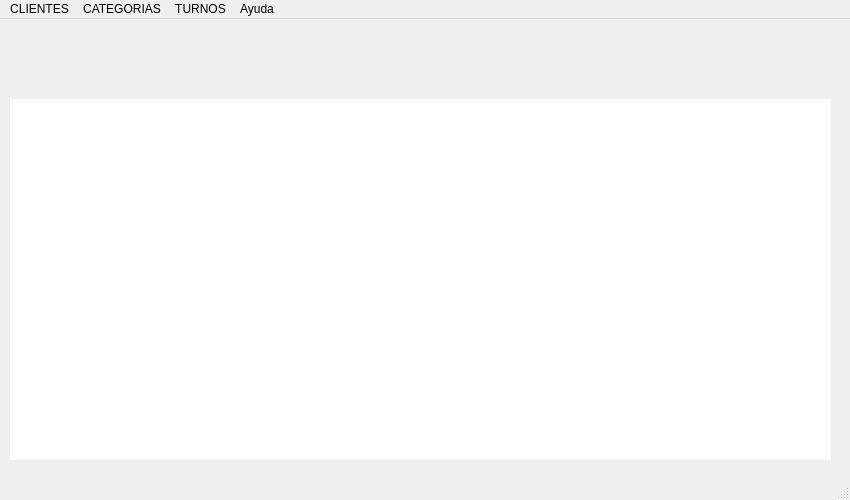
<?xml version="1.0" encoding="UTF-8"?>
<ui version="4.0">
 <class>MainWindow</class>
 <widget class="QMainWindow" name="MainWindow">
  <property name="windowModality">
   <enum>Qt::NonModal</enum>
  </property>
  <property name="geometry">
   <rect>
    <x>0</x>
    <y>0</y>
    <width>850</width>
    <height>500</height>
   </rect>
  </property>
  <property name="minimumSize">
   <size>
    <width>850</width>
    <height>500</height>
   </size>
  </property>
  <property name="maximumSize">
   <size>
    <width>850</width>
    <height>500</height>
   </size>
  </property>
  <property name="windowTitle">
   <string>MainWindow</string>
  </property>
  <property name="windowIcon">
   <iconset>
    <normaloff>img/hospital-3_icon-icons.com_66075.png</normaloff>img/hospital-3_icon-icons.com_66075.png</iconset>
  </property>
  <property name="styleSheet">
   <string notr="true"/>
  </property>
  <widget class="QWidget" name="centralwidget">
   <widget class="QPushButton" name="pushButton">
    <property name="geometry">
     <rect>
      <x>10</x>
      <y>10</y>
      <width>91</width>
      <height>65</height>
     </rect>
    </property>
    <property name="minimumSize">
     <size>
      <width>65</width>
      <height>65</height>
     </size>
    </property>
    <property name="toolTip">
     <string>Cliente</string>
    </property>
    <property name="toolTipDuration">
     <number>-1</number>
    </property>
    <property name="autoFillBackground">
     <bool>true</bool>
    </property>
    <property name="styleSheet">
     <string notr="true">border: 0px;</string>
    </property>
    <property name="text">
     <string/>
    </property>
    <property name="icon">
     <iconset>
      <normaloff>img/child_person_people_guy_1721.png</normaloff>img/child_person_people_guy_1721.png</iconset>
    </property>
    <property name="iconSize">
     <size>
      <width>60</width>
      <height>60</height>
     </size>
    </property>
    <property name="shortcut">
     <string>A</string>
    </property>
   </widget>
   <widget class="QPushButton" name="pushButton_2">
    <property name="geometry">
     <rect>
      <x>120</x>
      <y>10</y>
      <width>91</width>
      <height>61</height>
     </rect>
    </property>
    <property name="toolTip">
     <string>mascotas</string>
    </property>
    <property name="styleSheet">
     <string notr="true">border: 0px;</string>
    </property>
    <property name="text">
     <string/>
    </property>
    <property name="icon">
     <iconset>
      <normaloff>img/pet_rat_mouse_11098.png</normaloff>img/pet_rat_mouse_11098.png</iconset>
    </property>
    <property name="iconSize">
     <size>
      <width>60</width>
      <height>60</height>
     </size>
    </property>
   </widget>
   <widget class="QListView" name="listView">
    <property name="geometry">
     <rect>
      <x>10</x>
      <y>80</y>
      <width>821</width>
      <height>361</height>
     </rect>
    </property>
    <property name="styleSheet">
     <string notr="true">border: 0px; background-color:: #FFFFFF;</string>
    </property>
   </widget>
   <widget class="QPushButton" name="pushButton_3">
    <property name="geometry">
     <rect>
      <x>230</x>
      <y>10</y>
      <width>91</width>
      <height>61</height>
     </rect>
    </property>
    <property name="toolTip">
     <string>historia clinica</string>
    </property>
    <property name="styleSheet">
     <string notr="true">border: 0px;</string>
    </property>
    <property name="text">
     <string/>
    </property>
    <property name="icon">
     <iconset>
      <normaloff>img/newsletter_icon-icons.com_53623.png</normaloff>img/newsletter_icon-icons.com_53623.png</iconset>
    </property>
    <property name="iconSize">
     <size>
      <width>50</width>
      <height>50</height>
     </size>
    </property>
   </widget>
  </widget>
  <widget class="QMenuBar" name="menubar">
   <property name="geometry">
    <rect>
     <x>0</x>
     <y>0</y>
     <width>850</width>
     <height>21</height>
    </rect>
   </property>
   <widget class="QMenu" name="menuCLIENTES">
    <property name="title">
     <string>CLIENTES</string>
    </property>
    <addaction name="actionALTA"/>
   </widget>
   <widget class="QMenu" name="menuCATEGORIAS">
    <property name="title">
     <string>CATEGORIAS</string>
    </property>
   </widget>
   <widget class="QMenu" name="menuTURNOS">
    <property name="title">
     <string>TURNOS</string>
    </property>
   </widget>
   <widget class="QMenu" name="menuAyuda">
    <property name="title">
     <string>Ayuda</string>
    </property>
   </widget>
   <addaction name="menuCLIENTES"/>
   <addaction name="menuCATEGORIAS"/>
   <addaction name="menuTURNOS"/>
   <addaction name="menuAyuda"/>
  </widget>
  <widget class="QStatusBar" name="statusbar"/>
  <action name="actionALTA">
   <property name="checkable">
    <bool>true</bool>
   </property>
   <property name="text">
    <string>ALTA</string>
   </property>
   <property name="toolTip">
    <string>cargar nuevo cliente</string>
   </property>
  </action>
 </widget>
 <resources/>
 <connections/>
</ui>
